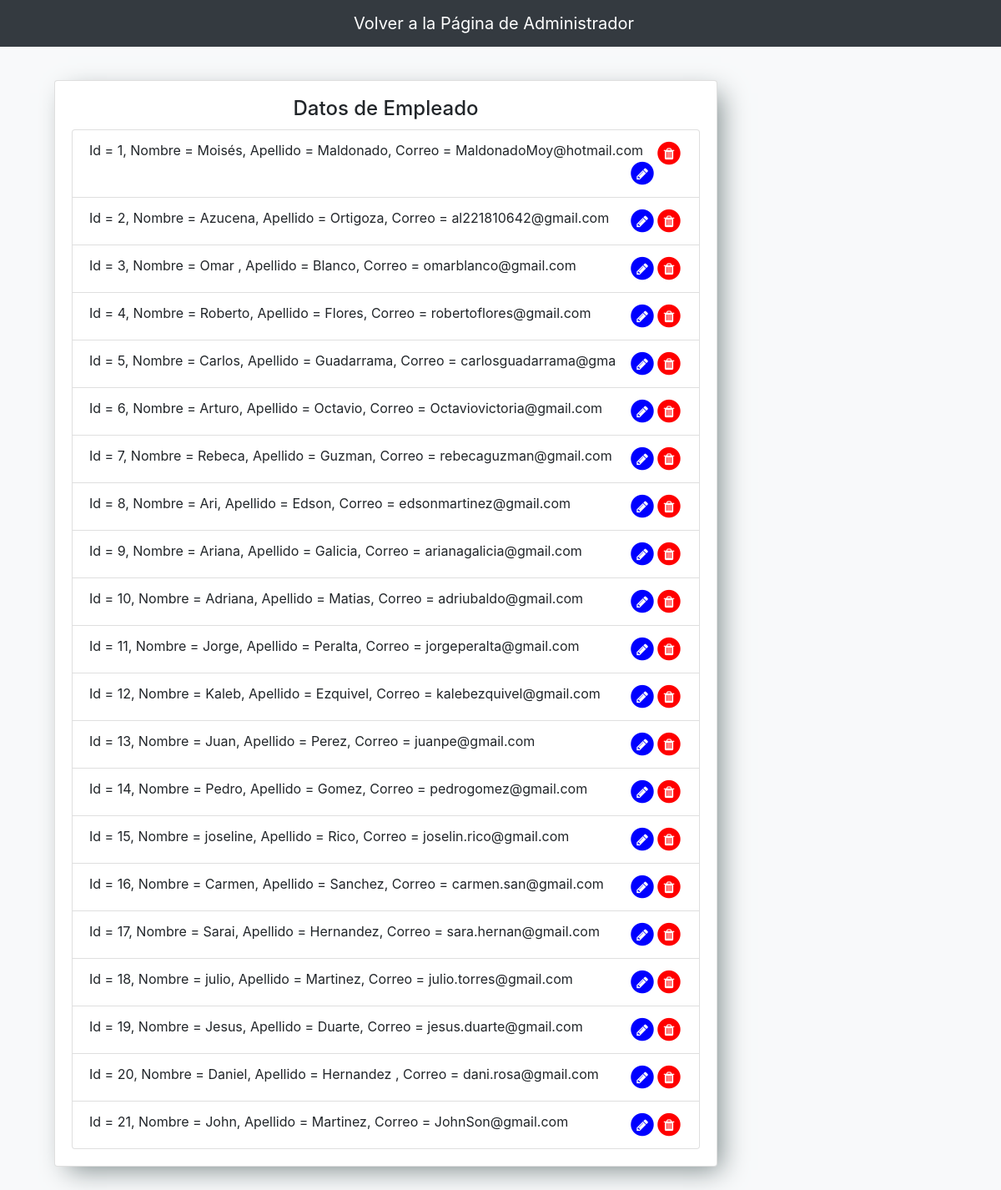
The page /Mod/index-empleado.php on the database its author committed.
### tables this page shows
CREATE TABLE `empleado` (
  `id_empleado` int(11) NOT NULL,
  `nom_emp` varchar(20) DEFAULT NULL,
  `app_emp` varchar(20) DEFAULT NULL,
  `apm_emp` varchar(20) DEFAULT NULL,
  `genero_emp` varchar(20) DEFAULT NULL,
  `fnac_emp` date DEFAULT NULL,
  `telefono_emp` int(8) DEFAULT NULL,
  `calle_emp` varchar(20) DEFAULT NULL,
  `nocalle_emp` varchar(20) DEFAULT NULL,
  `colonia_emp` varchar(20) DEFAULT NULL,
  `municipio_emp` varchar(20) DEFAULT NULL,
  `cp_emp` int(8) DEFAULT NULL,
  `correo_emp` varchar(40) DEFAULT NULL,
  `estado_empleado` varchar(20) DEFAULT NULL,
  PRIMARY KEY (`id_empleado`),
  KEY `Nombre_Empleado` (`nom_emp`,`app_emp`,`apm_emp`),
  KEY `Contacto_Empleado` (`correo_emp`,`telefono_emp`)
);

### Mod/index-empleado.php (the view, shortened to what this page needs)
<!DOCTYPE html>
<html lang="es">
<head>
	<link rel="stylesheet" href="css/bootstrap.min.css">
	<link rel="stylesheet" href="css/style.css">
	<link rel="stylesheet" href="css/font-awesome.min.css">
</head>
  <body>
<nav class="container-fluid navbar navbar-expand-md navbar-dark bg-dark fixed-top">
    <div class="container">
      <a href="../Admin.html" class="navbar-brand">Volver a la Página de Administrador</a>
      </div>
  </nav>
<div class="container-fluid bg-light py-5 ">
<div class="container py-5" >
    <div class="row">
      <div class="col-md-9 ">
          <div class="card mr-auto sombra">
              <div class="card-body">
                <h4 class="card-title text-center">Datos de Empleado</h4>
                <ul class="list-group">
                <?php
                try {
                      $conexion = new PDO('mysql:host=mysql.proyectostsu.online;dbname=dogshousebase', "moises75484258", "moises7243858");
                  } catch (PDOException $e) {
                      print "¡Error!: " . $e->getMessage() . "<br/>";
                      die();
                  }
                  try
                  {
                  $sql = $conexion->prepare("SELECT * FROM empleado");
                  $sql->execute();
                  while ( $fila = $sql->fetch()) {
                    ?>
                  <li class="list-group-item">
                    Id = <?php echo $fila['id_empleado']?>,
                    Nombre = <?php echo $fila['nom_emp']?>,
                    Apellido = <?php echo $fila["app_emp"]?>,
                    Correo = <?php echo $fila['correo_emp']?>
                      <span class="fa-stack  float-right eliminar" id="<?php echo $fila['id_empleado']?>" style="color:red; cursor: pointer;" title="Eliminar Registro">
                      <i class="fa fa-circle fa-stack-2x"></i>
                      <i class="fa fa-trash fa-stack-1x fa-inverse"></i>
                      </span>
                      <span class="fa-stack  float-right modificar" id="<?php echo $fila['id_empleado']?>" style="color:blue; cursor: pointer ;" title="Actualizar Registro">
                        <i class="fa fa-circle fa-stack-2x"></i>
                        <i class="fa fa-pencil fa-stack-1x fa-inverse"></i>
                      </span>
                  </li>
                    <?php
                  }
                }
                catch(Exception $ex)
                {
                    print "¡Error!: " . $ex->getMessage() . "<br/>";
                      die();
                }
                ?>
                </ul>
              </div>
            </div>
      </div>
    </div>
</div>
</div>
  </body>
</html>

### Mod/css/style.css (style rules this page uses)
html { position: relative; min-height: 100%; }
body { margin-bottom: 80px; }
.container { width: auto; max-width: 1100px; }
.sombra { box-shadow: 10px 10px 30px -6px #7f8c8d; }

### rows shown on the page
empleado: id_empleado "1", nom_emp "Moisés", app_emp "Maldonado", correo_emp "MaldonadoMoy@hotmail.com"
empleado: id_empleado "2", nom_emp "Azucena", app_emp "Ortigoza", correo_emp "al221810642@gmail.com"
empleado: id_empleado "3", nom_emp "Omar", app_emp "Blanco", correo_emp "omarblanco@gmail.com"
empleado: id_empleado "4", nom_emp "Roberto", app_emp "Flores", correo_emp "robertoflores@gmail.com"
empleado: id_empleado "5", nom_emp "Carlos", app_emp "Guadarrama", correo_emp "carlosguadarrama@gma"
empleado: id_empleado "6", nom_emp "Arturo", app_emp "Octavio", correo_emp "Octaviovictoria@gmail.com"
empleado: id_empleado "7", nom_emp "Rebeca", app_emp "Guzman", correo_emp "rebecaguzman@gmail.com"
empleado: id_empleado "8", nom_emp "Ari", app_emp "Edson", correo_emp "edsonmartinez@gmail.com"
empleado: id_empleado "9", nom_emp "Ariana", app_emp "Galicia", correo_emp "arianagalicia@gmail.com"
empleado: id_empleado "10", nom_emp "Adriana", app_emp "Matias", correo_emp "adriubaldo@gmail.com"
empleado: id_empleado "11", nom_emp "Jorge", app_emp "Peralta", correo_emp "jorgeperalta@gmail.com"
empleado: id_empleado "12", nom_emp "Kaleb", app_emp "Ezquivel", correo_emp "kalebezquivel@gmail.com"
empleado: id_empleado "13", nom_emp "Juan", app_emp "Perez", correo_emp "juanpe@gmail.com"
empleado: id_empleado "14", nom_emp "Pedro", app_emp "Gomez", correo_emp "pedrogomez@gmail.com"
empleado: id_empleado "15", nom_emp "joseline", app_emp "Rico", correo_emp "joselin.rico@gmail.com"
empleado: id_empleado "16", nom_emp "Carmen", app_emp "Sanchez", correo_emp "carmen.san@gmail.com"
empleado: id_empleado "17", nom_emp "Sarai", app_emp "Hernandez", correo_emp "sara.hernan@gmail.com"
empleado: id_empleado "18", nom_emp "julio", app_emp "Martinez", correo_emp "julio.torres@gmail.com"
empleado: id_empleado "19", nom_emp "Jesus", app_emp "Duarte", correo_emp "jesus.duarte@gmail.com"
empleado: id_empleado "20", nom_emp "Daniel", app_emp "Hernandez", correo_emp "dani.rosa@gmail.com"
empleado: id_empleado "21", nom_emp "John", app_emp "Martinez", correo_emp "JohnSon@gmail.com"
